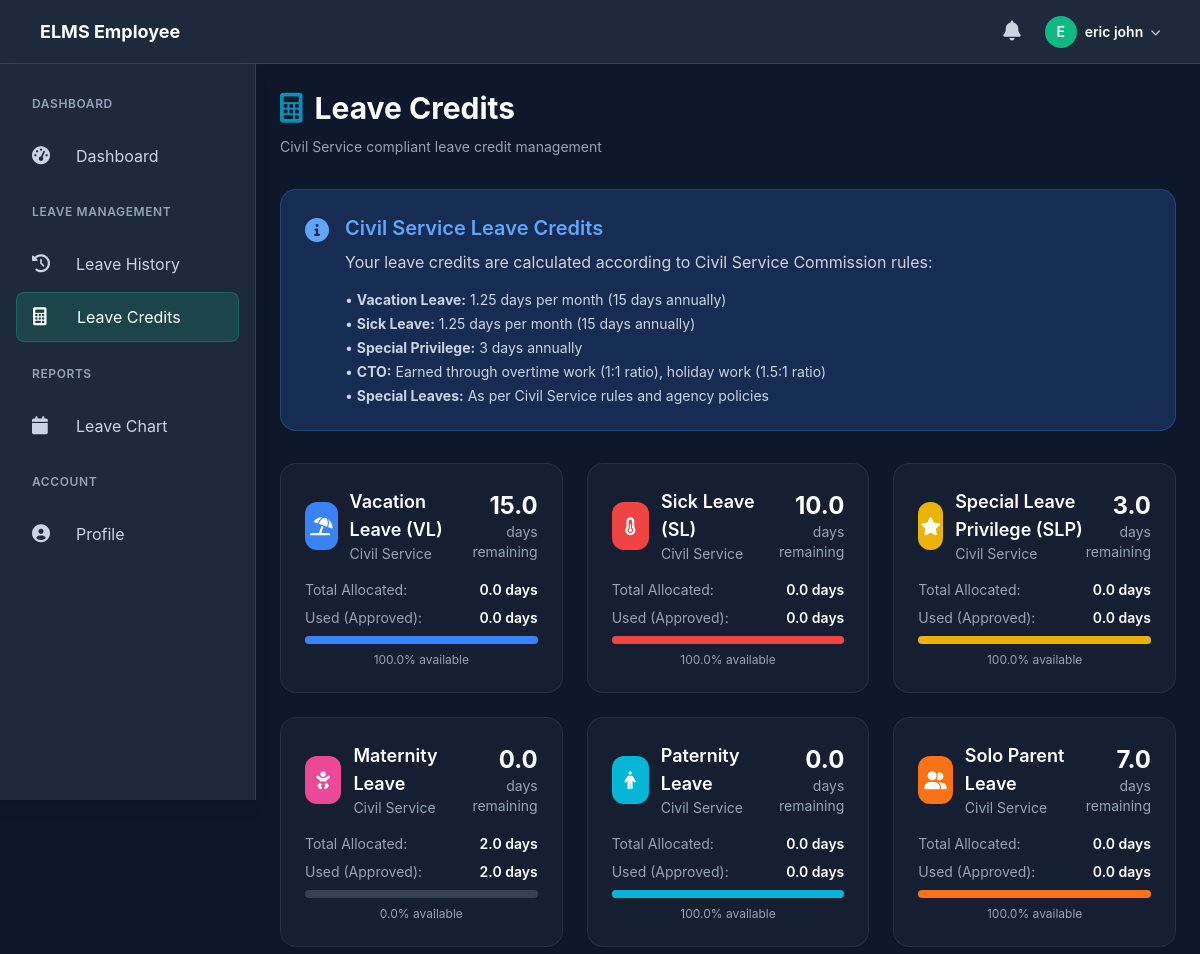
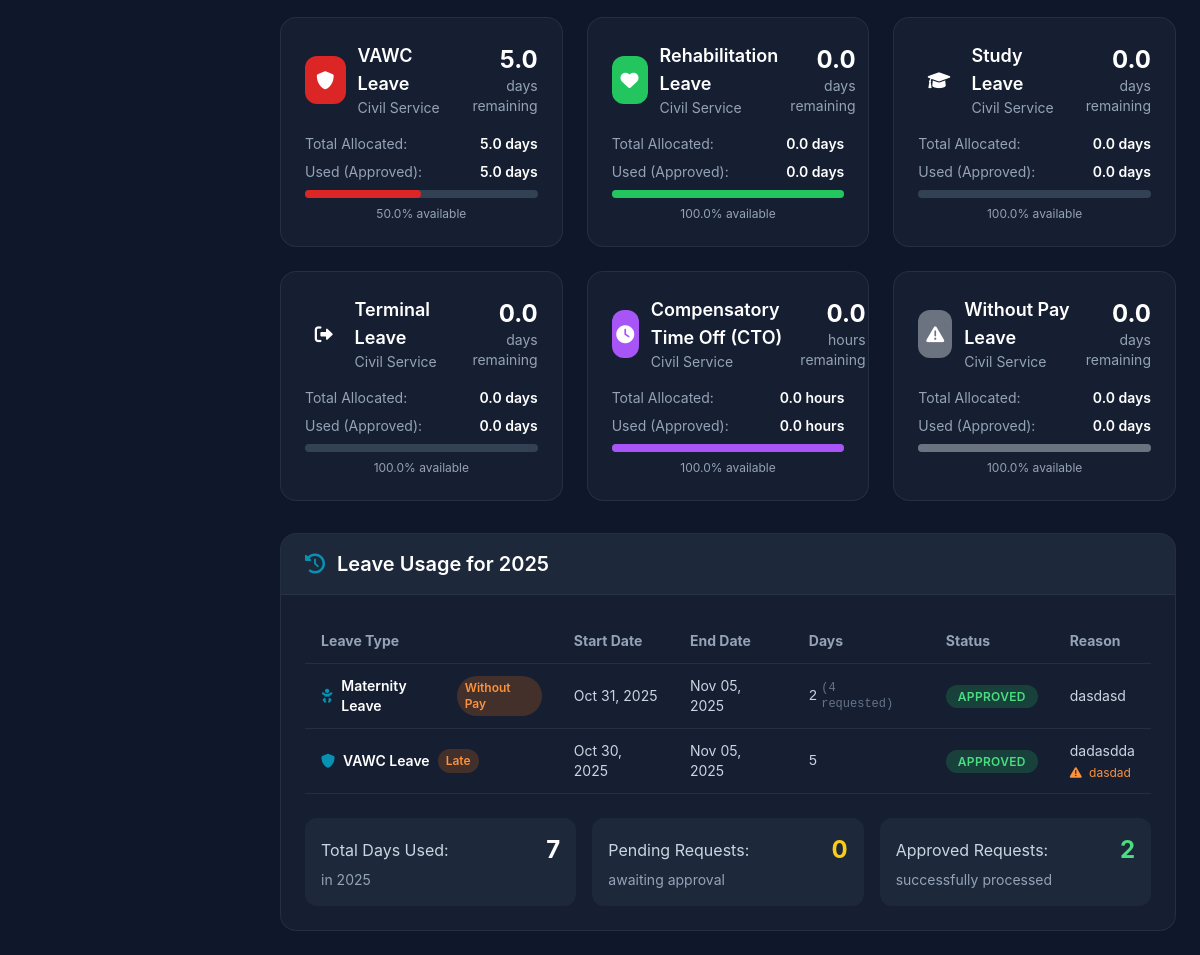
Page /app/modules/user/views/leave_credits.php (signed in) on the committed database (2 pictures, top to bottom).
### tables this page shows
CREATE TABLE `employees` (
  `id` int(11) NOT NULL,
  `email` varchar(255) NOT NULL,
  `email_verified` tinyint(1) DEFAULT 0,
  `verification_token` varchar(255) DEFAULT NULL,
  `verification_expires` datetime DEFAULT NULL,
  `account_status` enum('pending','active','suspended') DEFAULT 'pending',
  `contact` varchar(20) DEFAULT NULL,
  `department` varchar(100) DEFAULT NULL,
  `position` varchar(100) DEFAULT NULL,
  `password` varchar(255) NOT NULL,
  `name` varchar(255) NOT NULL,
  `role` enum('employee','manager','admin','director') DEFAULT 'employee',
  `sick_leave_balance` int(11) DEFAULT 10,
  `emergency_leave_balance` int(11) DEFAULT 0,
  `maternity_leave_balance` int(11) DEFAULT 0,
  `paternity_leave_balance` int(11) DEFAULT 0,
  `study_leave_balance` int(11) DEFAULT 0,
  `created_at` timestamp NOT NULL DEFAULT current_timestamp(),
  `vacation_leave_balance` int(11) DEFAULT 15,
  `special_leave_privilege_balance` int(11) DEFAULT 3,
  `solo_parent_leave_balance` int(11) DEFAULT 7,
  `vawc_leave_balance` int(11) DEFAULT 10,
  `rehabilitation_privilege_balance` int(11) DEFAULT 0,
  `special_women_leave_balance` int(11) DEFAULT 0,
  `special_emergency_leave_balance` int(11) DEFAULT 0,
  `adoption_leave_balance` int(11) DEFAULT 0,
  `mandatory_leave_balance` int(11) DEFAULT 0,
  `service_start_date` date DEFAULT NULL,
  `last_leave_credit_update` date DEFAULT NULL,
  `special_privilege_leave_balance` decimal(5,2) DEFAULT 3.00,
  `rehabilitation_leave_balance` decimal(5,2) DEFAULT 0.00,
  `terminal_leave_balance` int(11) DEFAULT 0,
  `gender` enum('male','female') DEFAULT 'male',
  `is_solo_parent` tinyint(1) DEFAULT 0,
  `remember_token` varchar(255) DEFAULT NULL,
  `remember_token_expires` datetime DEFAULT NULL,
  `password_reset_token` varchar(255) DEFAULT NULL,
  `password_reset_expires` datetime DEFAULT NULL,
  `cto_balance` decimal(5,2) DEFAULT 0.00,
  `bereavement_leave_balance` int(11) DEFAULT 3,
  `profile_picture` varchar(255) DEFAULT NULL
);

### app/modules/user/views/leave_credits.php (the view, shortened to what the rows shown need)
<?php
require_once '../../../../config/database.php';
require_once '../../../../app/core/services/LeaveCreditsManager.php';
$creditsManager = new LeaveCreditsManager($pdo);
$selectedYear = date('Y');
$leaveSummary = $creditsManager->getLeaveCreditsSummary($_SESSION['user_id']);
$stmt = $pdo->prepare("SELECT * FROM employees WHERE id = ?");
$stmt->execute([$_SESSION['user_id']]);
$employee = $stmt->fetch();
$stmt = $pdo->prepare("
    SELECT
        leave_type,
        original_leave_type,
        start_date,
        end_date,
        CASE
            WHEN status = 'approved' AND approved_days IS NOT NULL AND approved_days > 0
            THEN approved_days
            ELSE days_requested
        END as days_used,
        COALESCE(days_requested, 0) as days_requested,
        approved_days,
        pay_status,
        status,
        reason,
        is_late,
        late_justification,
        created_at,
        approved_at,
        rejection_reason
    FROM leave_requests
    WHERE employee_id = ?
    AND YEAR(start_date) = ?
    ORDER BY start_date DESC
");
$stmt->execute([$_SESSION['user_id'], $selectedYear]);
$leaveHistory = $stmt->fetchAll();
$leaveUsageByType = [];
foreach ($leaveHistory as $leave) {
    $type = !empty($leave['original_leave_type']) ? $leave['original_leave_type'] : $leave['leave_type'];
    if (!isset($leaveUsageByType[$type])) {
        $leaveUsageByType[$type] = [
            'total_days' => 0,
            'approved_days' => 0,
            'pending_days' => 0,
            'rejected_days' => 0,
            'count' => 0
        ];
    }
    $leaveUsageByType[$type]['total_days'] += $leave['days_used'];
    $leaveUsageByType[$type]['count']++;
    if ($leave['status'] === 'approved') {
        $leaveUsageByType[$type]['approved_days'] += $leave['days_used'];
    } elseif ($leave['status'] === 'pending') {
        $leaveUsageByType[$type]['pending_days'] += $leave['days_used'];
    } elseif ($leave['status'] === 'rejected') {
        $leaveUsageByType[$type]['rejected_days'] += $leave['days_used'];
    }
}
include '../../../../includes/user_header.php';
?>
<h1 class="elms-h1" style="margin-bottom: 0.5rem; display: flex; align-items: center;">
    <i class="fas fa-calculator" style="color: #0891b2; margin-right: 0.75rem;"></i>Leave Credits
</h1>
                <div class="grid grid-cols-1 md:grid-cols-2 lg:grid-cols-3 gap-6 mb-8">
                    <?php
                    $leaveTypes = getLeaveTypes();
                    foreach ($leaveTypes as $type => $info):
                        $fieldName = isset($info['credit_field']) ? $info['credit_field'] : ($type . '_leave_balance');
                        $currentBalance = isset($leaveSummary[$fieldName]) ? $leaveSummary[$fieldName] : 0;
                        $usage = $leaveUsageByType[$type] ?? [
                            'total_days' => 0,
                            'approved_days' => 0,
                            'pending_days' => 0,
                            'rejected_days' => 0,
                            'count' => 0
                        ];
                        $isCTO = ($type === 'cto');
                        $totalAllocatedDays = $usage['approved_days'];
                        if ($isCTO) {
                            $totalAllocatedHours = $totalAllocatedDays * 8;
                        }
                        $totalAllocated = $currentBalance + ($isCTO ? $totalAllocatedHours : $totalAllocatedDays);
                        $usedAmount = $isCTO ? $totalAllocatedHours : $totalAllocatedDays;
                        $usedPercentage = $totalAllocated > 0 ? ($usedAmount / $totalAllocated) * 100 : 0;
                        $remainingPercentage = 100 - $usedPercentage;
                    ?>
                    <div class="bg-slate-800/50 backdrop-blur-sm rounded-2xl border border-slate-700/50 p-6 hover:border-slate-600/50 transition-all duration-300">
                        <div class="flex items-center justify-between mb-4">
                            <div class="flex items-center gap-3">
                                <div class="w-12 h-12 <?php echo $info['color']; ?> rounded-xl flex items-center justify-center">
                                    <i class="<?php echo $info['icon']; ?> text-white text-lg"></i>
                                </div>
                                <div>
                                    <h3 class="text-lg font-semibold text-white"><?php echo $info['name']; ?></h3>
                                    <p class="text-slate-400 text-sm">Civil Service</p>
                                </div>
                            </div>
                            <div class="text-right">
                                <div class="text-2xl font-bold text-white"><?php echo number_format($currentBalance, 1); ?></div>
                                <div class="text-slate-400 text-sm"><?php echo $type === 'cto' ? 'hours remaining' : 'days remaining'; ?></div>
                            </div>
                        </div>
                        <div class="space-y-2">
                            <div class="flex justify-between text-sm">
                                <span class="text-slate-400">Total Allocated:</span>
                                <span class="text-white font-semibold"><?php echo number_format($isCTO ? $totalAllocatedHours : $totalAllocatedDays, 1); ?> <?php echo $type === 'cto' ? 'hours' : 'days'; ?></span>
                            </div>
                            <div class="flex justify-between text-sm">
                                <span class="text-slate-400">Used (Approved):</span>
                                <span class="text-white font-semibold"><?php echo number_format($isCTO ? $totalAllocatedHours : $totalAllocatedDays, 1); ?> <?php echo $type === 'cto' ? 'hours' : 'days'; ?></span>
                            </div>
                            <div class="w-full bg-slate-700 rounded-full h-2">
                                <div class="<?php echo $info['color']; ?> h-2 rounded-full transition-all duration-300"
                                     style="width: <?php echo $remainingPercentage; ?>%"></div>
                            </div>
                            <div class="text-xs text-slate-400 text-center">
                                <?php echo number_format($remainingPercentage, 1); ?>% available
                            </div>
                        </div>
                    </div>
                    <?php endforeach; ?>
                                    </div>
                <div class="bg-slate-800/50 backdrop-blur-sm rounded-2xl border border-slate-700/50 overflow-hidden">
                    <div class="p-6">
                        <?php if (!empty($leaveHistory)): ?>
                            <div class="overflow-x-auto">
                                <table class="w-full text-sm">
                                    <thead>
                                        <tr class="border-b border-slate-700/50">
                                            <th class="text-left py-3 px-4 text-slate-400">Leave Type</th>
                                            <th class="text-left py-3 px-4 text-slate-400">Start Date</th>
                                            <th class="text-left py-3 px-4 text-slate-400">End Date</th>
                                            <th class="text-left py-3 px-4 text-slate-400">Days</th>
                                            <th class="text-left py-3 px-4 text-slate-400">Status</th>
                                            <th class="text-left py-3 px-4 text-slate-400">Reason</th>
                                        </tr>
                                    </thead>
                                </table>
                            </div>
                        <?php endif; ?>
                    </div>
                </div>
        </main>
<?php include '../../../../includes/user_footer.php'; ?>

### includes/user_header.php (shortened to what the rows shown need)
<!DOCTYPE html>
<html lang="en">
<head>
    <link rel="stylesheet" href="../../../../assets/css/tailwind.css">
    <link rel="stylesheet" href="../../../../assets/libs/fontawesome/css/all.min.css">
    <link rel="stylesheet" href="../../../../assets/css/elms-dark-theme.css">
</head>
<body style="background-color: #0f172a; margin: 0;">
    <nav class="elms-navbar">
        <div class="elms-navbar-content">
            <div style="display: flex; align-items: center; gap: 1rem; margin-left: auto;">
                <div style="position: relative;">
                    <button onclick="toggleUserDropdown()" style="display: flex; align-items: center; gap: 0.5rem; background: none; border: none; cursor: pointer; padding: 0;">
                        <?php if (!empty($employee['profile_picture'])): ?>
                            <img src="../../../../uploads/profile_pictures/<?php echo htmlspecialchars($employee['profile_picture']); ?>"
                                 alt="Profile"
                                 style="width: 32px; height: 32px; border-radius: 50%; object-fit: cover; border: 2px solid #10b981;">
                        <?php else: ?>
                            <div style="width: 32px; height: 32px; background: #10b981; border-radius: 50%; display: flex; align-items: center; justify-content: center; color: white; font-weight: 600; font-size: 0.875rem;">
                                <?php echo strtoupper(substr($employee['name'], 0, 1)); ?>
                            </div>
                        <?php endif; ?>
                        <div style="text-align: left;">
                            <div style="color: white; font-weight: 600; font-size: 0.875rem;">
                                <?php echo htmlspecialchars($employee['name']); ?>
                            </div>
                        </div>
                        <i class="fas fa-chevron-down" style="color: #cbd5e1; font-size: 0.625rem;"></i>
                    </button>
                </div>
            </div>
        </div>
    </nav>
    <main class="elms-main">

### rows in the picture
employees: name "E", name "eric john", vacation_leave_balance "15.0", vacation_leave_balance "100.0", name "Sick Leave (SL)", sick_leave_balance "10.0", shows "days remaining", totalAllocatedDays "0.0", sick_leave_balance "100.0", special_leave_privilege_balance "3.0", special_leave_privilege_balance "100.0", maternity_leave_balance "0.0", paternity_leave_balance "0.0", paternity_leave_balance "100.0", solo_parent_leave_balance "7.0", solo_parent_leave_balance "100.0", vawc_leave_balance "5.0", rehabilitation_leave_balance "0.0", rehabilitation_leave_balance "100.0", name "Terminal Leave", terminal_leave_balance "0.0", terminal_leave_balance "100.0", name "Compensatory Time Off (CTO)", cto_balance "0.0", shows "hours", cto_balance "100.0"

### other values in the picture
$info['name'] "Vacation Leave (VL)"
$isCTO ? $totalAllocatedHours : $totalAllocatedDays "0.0"
$info['name'] "Special Leave Privilege (SLP)"
$info['name'] "Maternity Leave"
$isCTO ? $totalAllocatedHours : $totalAllocatedDays "2.0"
$remainingPercentage "0.0"
$info['name'] "Paternity Leave"
$info['name'] "Solo Parent Leave"
$info['name'] "VAWC Leave"
$isCTO ? $totalAllocatedHours : $totalAllocatedDays "5.0"
$remainingPercentage "50.0"
$info['name'] "Rehabilitation Leave"
$info['name'] "Study Leave"
$currentBalance "0.0"
$remainingPercentage "100.0"
